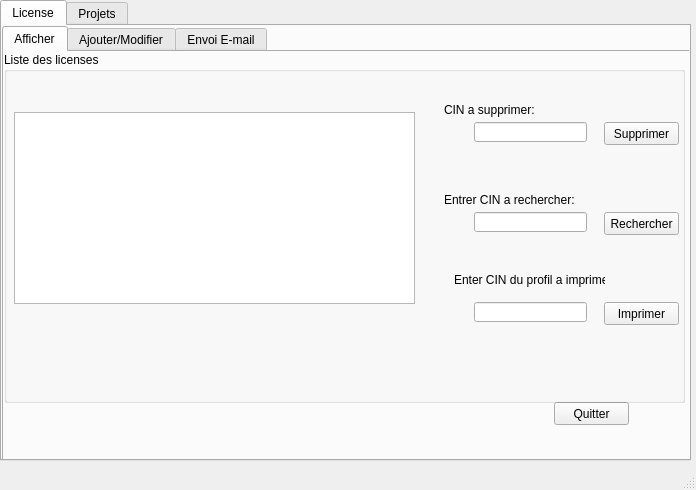
<?xml version="1.0" encoding="UTF-8"?>
<ui version="4.0">
 <class>MainWindow</class>
 <widget class="QMainWindow" name="MainWindow">
  <property name="geometry">
   <rect>
    <x>0</x>
    <y>0</y>
    <width>696</width>
    <height>490</height>
   </rect>
  </property>
  <property name="windowTitle">
   <string>Licenses</string>
  </property>
  <widget class="QWidget" name="centralwidget">
   <widget class="QTabWidget" name="tabWidget">
    <property name="geometry">
     <rect>
      <x>0</x>
      <y>0</y>
      <width>691</width>
      <height>461</height>
     </rect>
    </property>
    <property name="currentIndex">
     <number>0</number>
    </property>
    <widget class="QWidget" name="License">
     <attribute name="title">
      <string>License</string>
     </attribute>
     <widget class="QTabWidget" name="tabWidget_license">
      <property name="geometry">
       <rect>
        <x>0</x>
        <y>0</y>
        <width>691</width>
        <height>441</height>
       </rect>
      </property>
      <property name="currentIndex">
       <number>0</number>
      </property>
      <widget class="QWidget" name="Afficher">
       <attribute name="title">
        <string>Afficher</string>
       </attribute>
       <widget class="QPushButton" name="pushButton">
        <property name="geometry">
         <rect>
          <x>550</x>
          <y>350</y>
          <width>75</width>
          <height>23</height>
         </rect>
        </property>
        <property name="text">
         <string>Quitter</string>
        </property>
       </widget>
       <widget class="QGroupBox" name="groupBox_2">
        <property name="geometry">
         <rect>
          <x>0</x>
          <y>0</y>
          <width>681</width>
          <height>351</height>
         </rect>
        </property>
        <property name="title">
         <string>Liste des licenses</string>
        </property>
        <widget class="QPushButton" name="pushButton_sup">
         <property name="geometry">
          <rect>
           <x>600</x>
           <y>70</y>
           <width>75</width>
           <height>23</height>
          </rect>
         </property>
         <property name="text">
          <string>Supprimer</string>
         </property>
        </widget>
        <widget class="QTableView" name="tableView">
         <property name="geometry">
          <rect>
           <x>10</x>
           <y>60</y>
           <width>401</width>
           <height>192</height>
          </rect>
         </property>
        </widget>
        <widget class="QLabel" name="label_11">
         <property name="geometry">
          <rect>
           <x>440</x>
           <y>50</y>
           <width>91</width>
           <height>16</height>
          </rect>
         </property>
         <property name="text">
          <string>CIN a supprimer:</string>
         </property>
        </widget>
        <widget class="QLineEdit" name="lineEdit_CINsup">
         <property name="geometry">
          <rect>
           <x>470</x>
           <y>70</y>
           <width>113</width>
           <height>20</height>
          </rect>
         </property>
        </widget>
        <widget class="QLineEdit" name="lineEdit_CINrec">
         <property name="geometry">
          <rect>
           <x>470</x>
           <y>160</y>
           <width>113</width>
           <height>20</height>
          </rect>
         </property>
        </widget>
        <widget class="QPushButton" name="pushButton_rec">
         <property name="geometry">
          <rect>
           <x>600</x>
           <y>160</y>
           <width>75</width>
           <height>23</height>
          </rect>
         </property>
         <property name="text">
          <string>Rechercher</string>
         </property>
        </widget>
        <widget class="QPushButton" name="pushButton_print">
         <property name="geometry">
          <rect>
           <x>600</x>
           <y>250</y>
           <width>75</width>
           <height>23</height>
          </rect>
         </property>
         <property name="text">
          <string>Imprimer</string>
         </property>
        </widget>
        <widget class="QLabel" name="label_4">
         <property name="geometry">
          <rect>
           <x>440</x>
           <y>140</y>
           <width>131</width>
           <height>16</height>
          </rect>
         </property>
         <property name="text">
          <string>Entrer CIN a rechercher:</string>
         </property>
        </widget>
        <widget class="QLineEdit" name="lineEdit_imp">
         <property name="geometry">
          <rect>
           <x>470</x>
           <y>250</y>
           <width>113</width>
           <height>20</height>
          </rect>
         </property>
        </widget>
        <widget class="QLabel" name="label_22">
         <property name="geometry">
          <rect>
           <x>450</x>
           <y>220</y>
           <width>151</width>
           <height>16</height>
          </rect>
         </property>
         <property name="text">
          <string>Enter CIN du profil a imprimer:</string>
         </property>
        </widget>
       </widget>
      </widget>
      <widget class="QWidget" name="Ajouter">
       <attribute name="title">
        <string>Ajouter/Modifier</string>
       </attribute>
       <widget class="QGroupBox" name="groupBox">
        <property name="geometry">
         <rect>
          <x>0</x>
          <y>0</y>
          <width>691</width>
          <height>391</height>
         </rect>
        </property>
        <property name="title">
         <string>Ajouter une license</string>
        </property>
        <widget class="QLabel" name="label">
         <property name="geometry">
          <rect>
           <x>30</x>
           <y>30</y>
           <width>47</width>
           <height>13</height>
          </rect>
         </property>
         <property name="text">
          <string>CIN</string>
         </property>
        </widget>
        <widget class="QLabel" name="label_2">
         <property name="geometry">
          <rect>
           <x>30</x>
           <y>80</y>
           <width>47</width>
           <height>13</height>
          </rect>
         </property>
         <property name="text">
          <string>Nom</string>
         </property>
        </widget>
        <widget class="QLabel" name="label_3">
         <property name="geometry">
          <rect>
           <x>30</x>
           <y>130</y>
           <width>47</width>
           <height>13</height>
          </rect>
         </property>
         <property name="text">
          <string>Prenom</string>
         </property>
        </widget>
        <widget class="QPushButton" name="pushButton_Ajouter">
         <property name="geometry">
          <rect>
           <x>140</x>
           <y>170</y>
           <width>75</width>
           <height>23</height>
          </rect>
         </property>
         <property name="text">
          <string>Ajouter</string>
         </property>
        </widget>
        <widget class="QLineEdit" name="lineEdit_CIN">
         <property name="geometry">
          <rect>
           <x>90</x>
           <y>30</y>
           <width>113</width>
           <height>20</height>
          </rect>
         </property>
        </widget>
        <widget class="QLineEdit" name="lineEdit_Nom">
         <property name="geometry">
          <rect>
           <x>90</x>
           <y>80</y>
           <width>113</width>
           <height>20</height>
          </rect>
         </property>
        </widget>
        <widget class="QLineEdit" name="lineEdit_Pr">
         <property name="geometry">
          <rect>
           <x>90</x>
           <y>130</y>
           <width>113</width>
           <height>20</height>
          </rect>
         </property>
        </widget>
        <widget class="QLabel" name="label_6">
         <property name="geometry">
          <rect>
           <x>350</x>
           <y>30</y>
           <width>81</width>
           <height>16</height>
          </rect>
         </property>
         <property name="text">
          <string>Nom du licenses:</string>
         </property>
        </widget>
        <widget class="QLineEdit" name="lineEdit_nl">
         <property name="geometry">
          <rect>
           <x>440</x>
           <y>30</y>
           <width>113</width>
           <height>20</height>
          </rect>
         </property>
        </widget>
        <widget class="QLabel" name="label_14">
         <property name="geometry">
          <rect>
           <x>390</x>
           <y>90</y>
           <width>47</width>
           <height>13</height>
          </rect>
         </property>
         <property name="text">
          <string>E-mail:</string>
         </property>
        </widget>
        <widget class="QLineEdit" name="lineEdit_mail">
         <property name="geometry">
          <rect>
           <x>440</x>
           <y>90</y>
           <width>113</width>
           <height>20</height>
          </rect>
         </property>
        </widget>
        <widget class="QPushButton" name="pushButton_mod_2">
         <property name="geometry">
          <rect>
           <x>420</x>
           <y>170</y>
           <width>75</width>
           <height>23</height>
          </rect>
         </property>
         <property name="text">
          <string>Modifier</string>
         </property>
        </widget>
       </widget>
      </widget>
      <widget class="QWidget" name="Email">
       <attribute name="title">
        <string>Envoi E-mail</string>
       </attribute>
       <widget class="QLabel" name="label_8">
        <property name="geometry">
         <rect>
          <x>20</x>
          <y>20</y>
          <width>16</width>
          <height>16</height>
         </rect>
        </property>
        <property name="text">
         <string>À:</string>
        </property>
       </widget>
       <widget class="QLabel" name="label_9">
        <property name="geometry">
         <rect>
          <x>20</x>
          <y>50</y>
          <width>47</width>
          <height>13</height>
         </rect>
        </property>
        <property name="text">
         <string>De:</string>
        </property>
       </widget>
       <widget class="QLabel" name="label_10">
        <property name="geometry">
         <rect>
          <x>20</x>
          <y>80</y>
          <width>31</width>
          <height>16</height>
         </rect>
        </property>
        <property name="text">
         <string>Objet:</string>
        </property>
       </widget>
       <widget class="QLineEdit" name="lineEdit_a">
        <property name="geometry">
         <rect>
          <x>60</x>
          <y>20</y>
          <width>501</width>
          <height>21</height>
         </rect>
        </property>
       </widget>
       <widget class="QLineEdit" name="lineEdit_de">
        <property name="geometry">
         <rect>
          <x>60</x>
          <y>50</y>
          <width>501</width>
          <height>21</height>
         </rect>
        </property>
       </widget>
       <widget class="QLineEdit" name="lineEdit_obj">
        <property name="geometry">
         <rect>
          <x>60</x>
          <y>80</y>
          <width>501</width>
          <height>21</height>
         </rect>
        </property>
       </widget>
       <widget class="QTextEdit" name="textEdit_mail">
        <property name="geometry">
         <rect>
          <x>20</x>
          <y>120</y>
          <width>641</width>
          <height>261</height>
         </rect>
        </property>
       </widget>
      </widget>
     </widget>
    </widget>
    <widget class="QWidget" name="Projets">
     <attribute name="title">
      <string>Projets</string>
     </attribute>
     <widget class="QTabWidget" name="tabWidget_license_2">
      <property name="geometry">
       <rect>
        <x>0</x>
        <y>0</y>
        <width>691</width>
        <height>441</height>
       </rect>
      </property>
      <property name="currentIndex">
       <number>0</number>
      </property>
      <widget class="QWidget" name="Afficher_2">
       <attribute name="title">
        <string>Afficher</string>
       </attribute>
       <widget class="QPushButton" name="pushButton_2">
        <property name="geometry">
         <rect>
          <x>550</x>
          <y>350</y>
          <width>75</width>
          <height>23</height>
         </rect>
        </property>
        <property name="text">
         <string>Quitter</string>
        </property>
       </widget>
       <widget class="QGroupBox" name="groupBox_3">
        <property name="geometry">
         <rect>
          <x>0</x>
          <y>0</y>
          <width>681</width>
          <height>351</height>
         </rect>
        </property>
        <property name="title">
         <string>Liste des licenses</string>
        </property>
        <widget class="QPushButton" name="pushButton_sup_2">
         <property name="geometry">
          <rect>
           <x>600</x>
           <y>70</y>
           <width>75</width>
           <height>23</height>
          </rect>
         </property>
         <property name="text">
          <string>Supprimer</string>
         </property>
        </widget>
        <widget class="QTableView" name="tableView_2">
         <property name="geometry">
          <rect>
           <x>10</x>
           <y>60</y>
           <width>401</width>
           <height>192</height>
          </rect>
         </property>
        </widget>
        <widget class="QLabel" name="label_12">
         <property name="geometry">
          <rect>
           <x>440</x>
           <y>50</y>
           <width>91</width>
           <height>16</height>
          </rect>
         </property>
         <property name="text">
          <string>CIN a supprimer:</string>
         </property>
        </widget>
        <widget class="QLineEdit" name="lineEdit_CINsup_2">
         <property name="geometry">
          <rect>
           <x>470</x>
           <y>70</y>
           <width>113</width>
           <height>20</height>
          </rect>
         </property>
        </widget>
        <widget class="QLineEdit" name="lineEdit_CINrec_2">
         <property name="geometry">
          <rect>
           <x>470</x>
           <y>160</y>
           <width>113</width>
           <height>20</height>
          </rect>
         </property>
        </widget>
        <widget class="QPushButton" name="pushButton_rec_2">
         <property name="geometry">
          <rect>
           <x>600</x>
           <y>160</y>
           <width>75</width>
           <height>23</height>
          </rect>
         </property>
         <property name="text">
          <string>Rechercher</string>
         </property>
        </widget>
        <widget class="QPushButton" name="pushButton_print_2">
         <property name="geometry">
          <rect>
           <x>600</x>
           <y>250</y>
           <width>75</width>
           <height>23</height>
          </rect>
         </property>
         <property name="text">
          <string>Imprimer</string>
         </property>
        </widget>
        <widget class="QLabel" name="label_5">
         <property name="geometry">
          <rect>
           <x>440</x>
           <y>140</y>
           <width>131</width>
           <height>16</height>
          </rect>
         </property>
         <property name="text">
          <string>Entrer CIN a rechercher:</string>
         </property>
        </widget>
        <widget class="QLabel" name="label_21">
         <property name="geometry">
          <rect>
           <x>450</x>
           <y>220</y>
           <width>151</width>
           <height>16</height>
          </rect>
         </property>
         <property name="text">
          <string>Enter CIN du profil a imprimer:</string>
         </property>
        </widget>
        <widget class="QLineEdit" name="lineEdit_imp2">
         <property name="geometry">
          <rect>
           <x>470</x>
           <y>250</y>
           <width>113</width>
           <height>20</height>
          </rect>
         </property>
        </widget>
       </widget>
      </widget>
      <widget class="QWidget" name="Ajouter_2">
       <attribute name="title">
        <string>Ajouter/Modifier</string>
       </attribute>
       <widget class="QGroupBox" name="groupBox_4">
        <property name="geometry">
         <rect>
          <x>0</x>
          <y>0</y>
          <width>691</width>
          <height>391</height>
         </rect>
        </property>
        <property name="title">
         <string>Ajouter une license</string>
        </property>
        <widget class="QLabel" name="label_7">
         <property name="geometry">
          <rect>
           <x>30</x>
           <y>30</y>
           <width>47</width>
           <height>13</height>
          </rect>
         </property>
         <property name="text">
          <string>CIN</string>
         </property>
        </widget>
        <widget class="QLabel" name="label_13">
         <property name="geometry">
          <rect>
           <x>30</x>
           <y>80</y>
           <width>47</width>
           <height>13</height>
          </rect>
         </property>
         <property name="text">
          <string>Nom</string>
         </property>
        </widget>
        <widget class="QLabel" name="label_15">
         <property name="geometry">
          <rect>
           <x>30</x>
           <y>130</y>
           <width>47</width>
           <height>13</height>
          </rect>
         </property>
         <property name="text">
          <string>Prenom</string>
         </property>
        </widget>
        <widget class="QPushButton" name="pushButton_Ajouter_2">
         <property name="geometry">
          <rect>
           <x>140</x>
           <y>170</y>
           <width>75</width>
           <height>23</height>
          </rect>
         </property>
         <property name="text">
          <string>Ajouter</string>
         </property>
        </widget>
        <widget class="QLineEdit" name="lineEdit_CIN_2">
         <property name="geometry">
          <rect>
           <x>90</x>
           <y>30</y>
           <width>113</width>
           <height>20</height>
          </rect>
         </property>
        </widget>
        <widget class="QLineEdit" name="lineEdit_Nom_2">
         <property name="geometry">
          <rect>
           <x>90</x>
           <y>80</y>
           <width>113</width>
           <height>20</height>
          </rect>
         </property>
        </widget>
        <widget class="QLineEdit" name="lineEdit_Pr_2">
         <property name="geometry">
          <rect>
           <x>90</x>
           <y>130</y>
           <width>113</width>
           <height>20</height>
          </rect>
         </property>
        </widget>
        <widget class="QLabel" name="label_16">
         <property name="geometry">
          <rect>
           <x>350</x>
           <y>30</y>
           <width>81</width>
           <height>16</height>
          </rect>
         </property>
         <property name="text">
          <string>Nom du licenses:</string>
         </property>
        </widget>
        <widget class="QLineEdit" name="lineEdit_nl_2">
         <property name="geometry">
          <rect>
           <x>440</x>
           <y>30</y>
           <width>113</width>
           <height>20</height>
          </rect>
         </property>
        </widget>
        <widget class="QLabel" name="label_17">
         <property name="geometry">
          <rect>
           <x>390</x>
           <y>90</y>
           <width>47</width>
           <height>13</height>
          </rect>
         </property>
         <property name="text">
          <string>E-mail:</string>
         </property>
        </widget>
        <widget class="QLineEdit" name="lineEdit_mail_2">
         <property name="geometry">
          <rect>
           <x>440</x>
           <y>90</y>
           <width>113</width>
           <height>20</height>
          </rect>
         </property>
        </widget>
        <widget class="QPushButton" name="pushButton_mod_3">
         <property name="geometry">
          <rect>
           <x>420</x>
           <y>170</y>
           <width>75</width>
           <height>23</height>
          </rect>
         </property>
         <property name="text">
          <string>Modifier</string>
         </property>
        </widget>
       </widget>
      </widget>
      <widget class="QWidget" name="Email_2">
       <attribute name="title">
        <string>Envoi E-mail</string>
       </attribute>
       <widget class="QLabel" name="label_18">
        <property name="geometry">
         <rect>
          <x>20</x>
          <y>20</y>
          <width>16</width>
          <height>16</height>
         </rect>
        </property>
        <property name="text">
         <string>À:</string>
        </property>
       </widget>
       <widget class="QLabel" name="label_19">
        <property name="geometry">
         <rect>
          <x>20</x>
          <y>50</y>
          <width>47</width>
          <height>13</height>
         </rect>
        </property>
        <property name="text">
         <string>De:</string>
        </property>
       </widget>
       <widget class="QLabel" name="label_20">
        <property name="geometry">
         <rect>
          <x>20</x>
          <y>80</y>
          <width>31</width>
          <height>16</height>
         </rect>
        </property>
        <property name="text">
         <string>Objet:</string>
        </property>
       </widget>
       <widget class="QLineEdit" name="lineEdit_a_2">
        <property name="geometry">
         <rect>
          <x>60</x>
          <y>20</y>
          <width>501</width>
          <height>21</height>
         </rect>
        </property>
       </widget>
       <widget class="QLineEdit" name="lineEdit_de_2">
        <property name="geometry">
         <rect>
          <x>60</x>
          <y>50</y>
          <width>501</width>
          <height>21</height>
         </rect>
        </property>
       </widget>
       <widget class="QLineEdit" name="lineEdit_obj_2">
        <property name="geometry">
         <rect>
          <x>60</x>
          <y>80</y>
          <width>501</width>
          <height>21</height>
         </rect>
        </property>
       </widget>
       <widget class="QTextEdit" name="textEdit_mail_2">
        <property name="geometry">
         <rect>
          <x>20</x>
          <y>120</y>
          <width>641</width>
          <height>261</height>
         </rect>
        </property>
       </widget>
      </widget>
     </widget>
    </widget>
   </widget>
  </widget>
  <widget class="QMenuBar" name="menubar">
   <property name="geometry">
    <rect>
     <x>0</x>
     <y>0</y>
     <width>696</width>
     <height>21</height>
    </rect>
   </property>
  </widget>
  <widget class="QStatusBar" name="statusbar"/>
 </widget>
 <resources/>
 <connections/>
</ui>
